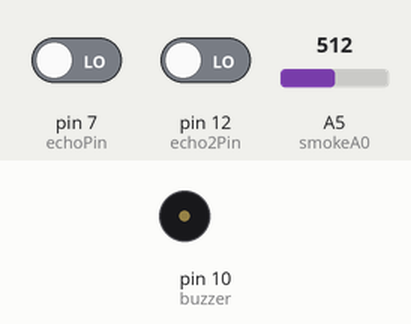
This sketch was run on a simulated Arduino Uno, built with avr-gcc and run on an emulated ATmega328P. Shown: buzzer (waves = sounding). The inputs (shaded band) are chosen by the test bench; at power-on: A5 (smokeA0) = 512, pin 7 (echoPin) LOW, pin 12 (echo2Pin) LOW. What the sketch prints to the serial monitor is not drawn.

Above: at 1.2 s.
1.3 s: A5 (smokeA0) set to 900
5.7 s: A5 (smokeA0) set to 716
9.2 s: A5 (smokeA0) set to 411
12.4 s: A5 (smokeA0) set to 385
At 13.5 s:
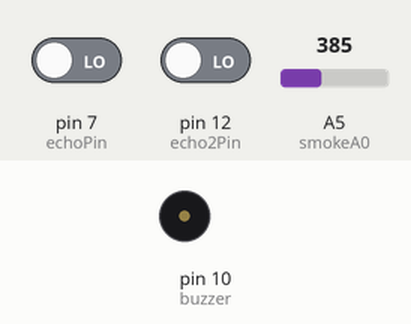
13.9 s: A5 (smokeA0) set to 410
At 16.4 s:
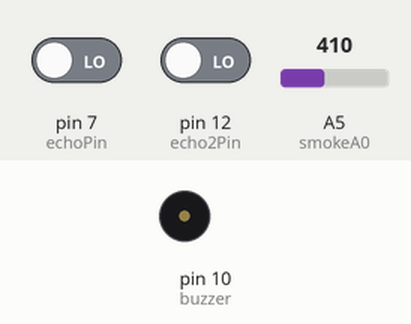
Timing chart, 0 to 21.3 s (numbered marks = the images above; inputs shaded):
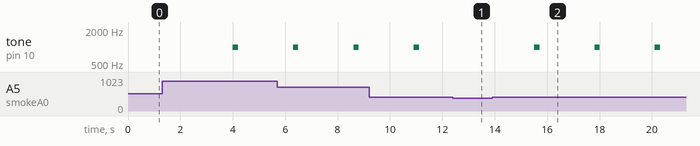

The sketch:

arduino.ino
```cpp
//for wifi
#include <SoftwareSerial.h>
SoftwareSerial ArduinoUno(3,2);

//for sensors - smoke and air flow
//#include <SPI.h>
#define echoPin 7
#define trigPin 8
#define echo2Pin 12
#define trig2Pin 11

/*for smoke*/

int buzzer = 10;
int smokeA0 = A5;
int sensorThres =400;
int pivot = 0;
float total_smoke = 0;

/*for flow air*/

float duration;
float duration2;
float distance;
float distance2;


float ultra1(){

  digitalWrite(trigPin, LOW);
  digitalWrite(trigPin, HIGH);
  duration = pulseIn(echoPin, HIGH);
  distance = duration/58.2;
  return distance;
}


float ultra2(){
  digitalWrite(trig2Pin, LOW);
  digitalWrite(trig2Pin, HIGH);

  duration2 = pulseIn(echo2Pin, HIGH);
  distance2 = duration2/58.2;
  return distance2;
}

void smokeSensor(){
    /*for smoke*/
    int analogSensor = analogRead(smokeA0);
    if(analogSensor >=(pivot+300)){
        //send to wifi the 1 air flow of cigare
        Serial.print("Sending to wifi 1 cigare ");
        ArduinoUno.write(1);

        Serial.print("total smoke calc: ");
        total_smoke+=((ultra1()+ultra2())/2.0);
        Serial.println(total_smoke);

    }

    // Checks if it has reached the threshold value
    if (analogSensor > sensorThres){
        tone(buzzer, 1000, 200);
    } else {
        noTone(buzzer);
    }
}


void setup(){


  //for wifi
  	Serial.begin(9600);
  	ArduinoUno.begin(4800);

    /*for air flow*/
    pinMode(echoPin, INPUT);
    pinMode(trigPin, OUTPUT);
    pinMode(echo2Pin, INPUT);
    pinMode(trig2Pin, OUTPUT);


    /*for smoke*/

    pinMode(buzzer, OUTPUT);
    pinMode(smokeA0, INPUT);
    pivot=analogRead(smokeA0);
    delayMicroseconds(100000);

    char data[100];

}

void loop(){

/*
// sendiing the value to wifi
   int val =10;
   Serial.println("the val arduino is: ");
   Serial.println(val);
   ArduinoUno.write(val);
   */


   /*for air flow*/
     Serial.print("ultra 1 is : ");
     float ult1 = ultra1();
     Serial.println(ult1);
     Serial.print("ultra 2 is : ");
     float ult2 = ultra2();
     Serial.println(ult2);

    /*for smoke sensor*/
    smokeSensor();

 delay(300);
}
```

Measured:
- after the input at 12.4 s, tone on pin 10 (buzzer): stays silent (without the input it goes to 1000 Hz after 0.81 s)
- after the input at 13.9 s, tone on pin 10 (buzzer): alternates 1000 Hz for 0.20 s and silent for 2.1 s, starting after 1.6 s
